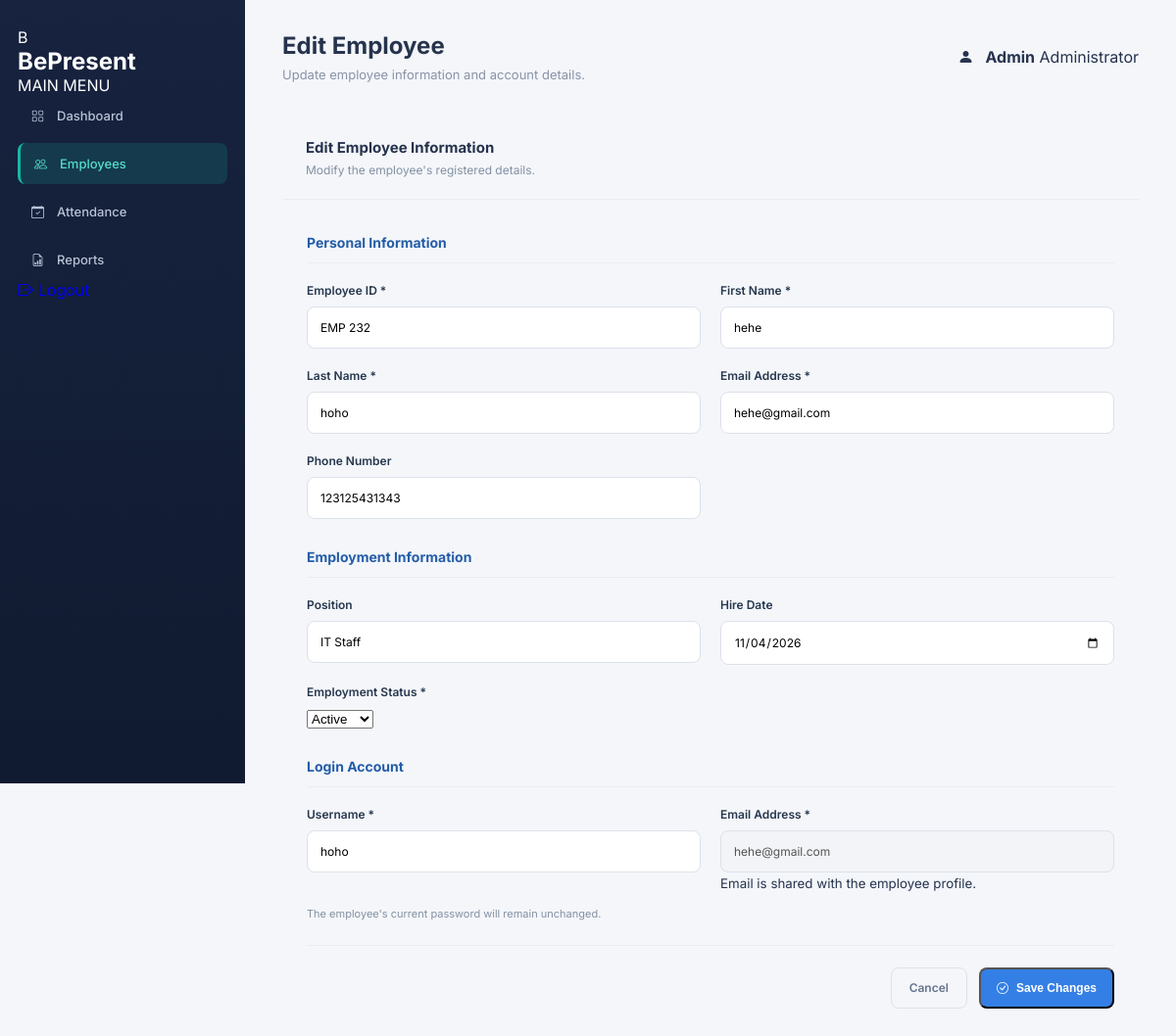
The app's page /admin/employees/edit.php?id=2 (signed in) with its own data.
### tables this page shows
CREATE TABLE `employees` (
  `id` int(11) NOT NULL,
  `user_id` int(11) DEFAULT NULL,
  `employee_code` varchar(30) NOT NULL,
  `first_name` varchar(100) NOT NULL,
  `last_name` varchar(100) NOT NULL,
  `email` varchar(100) NOT NULL,
  `phone` varchar(20) DEFAULT NULL,
  `position` varchar(100) DEFAULT NULL,
  `hire_date` date DEFAULT NULL,
  `employment_status` enum('Active','Inactive') DEFAULT 'Active',
  `created_at` timestamp NOT NULL DEFAULT current_timestamp()
);

CREATE TABLE `users` (
  `id` int(11) NOT NULL,
  `username` varchar(50) NOT NULL,
  `email` varchar(100) NOT NULL,
  `password` varchar(255) NOT NULL,
  `role` enum('admin','employee') NOT NULL DEFAULT 'employee',
  `is_active` tinyint(1) NOT NULL DEFAULT 1,
  `created_at` timestamp NOT NULL DEFAULT current_timestamp()
);

### admin/employees/edit.php (the view, shortened to what this page needs)
<?php
require_once "../../connection/connect.php";
$employee_id = (int) $_GET['id'];
$stmt = $conn->prepare("
    SELECT employees.*, users.username
    FROM employees
    LEFT JOIN users ON employees.user_id = users.id
    WHERE employees.id = :id
");
$stmt->execute(['id' => $employee_id]);
$employee = $stmt->fetch();
function e($value) {
    return htmlspecialchars((string)($value ?? ''), ENT_QUOTES, 'UTF-8');
}
?>
<!DOCTYPE html>
<html lang="en">
<head>
    <link rel="stylesheet" href="../../assets/css/dashboard.css">
    <link rel="stylesheet" href="../../assets/css/employees.css">
    <link rel="stylesheet"
        href="https://cdn.jsdelivr.net/npm/bootstrap-icons@1.11.3/font/bootstrap-icons.min.css">
</head>
<body>
<div class="dashboard-container">
    <aside class="sidebar">
        <div class="brand">
            <div class="brand-icon">B</div>
            <h2>BePresent</h2>
        </div>
        <p class="menu-label">MAIN MENU</p>
        <nav class="sidebar-menu">
            <a href="../dashboard.php">
                <i class="bi bi-grid"></i>
                <span>Dashboard</span>
            </a>
            <a href="index.php" class="active">
                <i class="bi bi-people"></i>
                <span>Employees</span>
            </a>
            <a href="#">
                <i class="bi bi-calendar-check"></i>
                <span>Attendance</span>
            </a>
            <a href="#">
                <i class="bi bi-file-earmark-bar-graph"></i>
                <span>Reports</span>
            </a>
        </nav>
        <a href="../../logout.php" class="logout-link">
            <i class="bi bi-box-arrow-right"></i>
            <span>Logout</span>
        </a>
    </aside>
    <main class="main-content">
        <header class="topbar">
            <div>
                <h2>Edit Employee</h2>
                <p>Update employee information and account details.</p>
            </div>
            <div class="admin-profile">
                <div class="profile-icon">
                    <i class="bi bi-person-fill"></i>
                </div>
                <div>
                    <strong>Admin</strong>
                    <span>Administrator</span>
                </div>
            </div>
        </header>
        <section class="content-area">
            <div class="directory-card">
                <div class="employee-header">
                    <div>
                        <h3>Edit Employee Information</h3>
                        <p>Modify the employee's registered details.</p>
                    </div>
                </div>
                <form method="POST">
                    <div class="employee-form-container">
                        <h3 class="form-section-title">
                            Personal Information
                        </h3>
                        <div class="employee-form-grid">
                            <div class="form-field">
                                <label>Employee ID *</label>
                                <input type="text" name="employee_code"
                                    value="<?= e($employee['employee_code']) ?>" required>
                            </div>
                            <div class="form-field">
                                <label>First Name *</label>
                                <input type="text" name="first_name"
                                    value="<?= e($employee['first_name']) ?>" required>
                            </div>
                            <div class="form-field">
                                <label>Last Name *</label>
                                <input type="text" name="last_name"
                                    value="<?= e($employee['last_name']) ?>" required>
                            </div>
                            <div class="form-field">
                                <label>Email Address *</label>
                                <input type="email" name="email"
                                    value="<?= e($employee['email']) ?>" required>
                            </div>
                            <div class="form-field">
                                <label>Phone Number</label>
                                <input type="text" name="phone"
                                    value="<?= e($employee['phone']) ?>">
                            </div>
                        </div>
                        <h3 class="form-section-title">
                            Employment Information
                        </h3>
                        <div class="employee-form-grid">
                            <div class="form-field">
                                <label>Position</label>
                                <input type="text" name="position"
                                    value="<?= e($employee['position']) ?>">
                            </div>
                            <div class="form-field">
                                <label>Hire Date</label>
                                <input type="date" name="hire_date"
                                    value="<?= e($employee['hire_date']) ?>">
                            </div>
                            <div class="form-field">
                                <label>Employment Status *</label>
                                <select name="employment_status" required>
                                    <option value="Active"
                                        <?= $employee['employment_status'] === 'Active' ? 'selected' : '' ?>>
                                        Active
                                    </option>
                                </select>
                            </div>
                        </div>
                        <h3 class="form-section-title">
                            Login Account
                        </h3>
                        <div class="employee-form-grid">
                            <div class="form-field">
                                <label>Username *</label>
                                <input type="text" name="username"
                                    value="<?= e($employee['username']) ?>" required>
                            </div>
                            <div class="form-field">
                                <label>Email Address *</label>
                                <input type="email" value="<?= e($employee['email']) ?>"
                                    disabled>
                                <small>Email is shared with the employee profile.</small>
                            </div>
                        </div>
                        <p class="form-help">
                            The employee's current password will remain unchanged.
                        </p>
                        <div class="form-actions">
                            <a href="index.php" class="cancel-button">
                                Cancel
                            </a>
                            <button type="submit" class="add-button">
                                <i class="bi bi-check-circle"></i>
                                Save Changes
                            </button>
                        </div>
                    </div>
                </form>
            </div>
        </section>
    </main>
</div>
</body>
</html>

### assets/css/dashboard.css (style rules this page uses)
:root { --primary: #245da8; --primary-light: #eaf2fc; --sidebar: #142b4a; --background: #f5f7fb; --text: #26374d; --muted: #8491a3; --border: #e9edf3; --white: #ffffff; }
* { margin: 0; padding: 0; box-sizing: border-box; }
body { font-family: 'Inter', sans-serif; background: var(--background); color: var(--text); }
a { text-decoration: none; }
.sidebar { width: 250px; height: 100vh; background: var(--sidebar); color: white; position: fixed; top: 0; left: 0; padding: 28px 18px; display: flex; flex-direction: column; z-index: 100; }
.sidebar-menu { display: flex; flex-direction: column; gap: 7px; }
.sidebar-menu a { display: flex; align-items: center; gap: 13px; padding: 13px 14px; color: #b8c6d8; font-size: 13px; font-weight: 500; border-radius: 8px; transition: 0.2s; }
.sidebar-menu a:hover, .sidebar-menu a.active { background: #294b72; color: white; }
.main-content { margin-left: 250px; padding: 32px 38px; min-height: 100vh; }
.topbar { display: flex; justify-content: space-between; align-items: center; margin-bottom: 35px; }
.topbar p { color: var(--muted); font-size: 13px; margin-top: 7px; }
.admin-profile { display: flex; align-items: center; gap: 12px; }
:root { --bp-navy: #17233F; --bp-navy-light: #243454; --bp-teal: #13B8A6; --bp-teal-dark: #0E9385; --bp-coral: #F47770; --bp-purple: #8B7CF6; --bp-amber: #E9A23B; --bp-background: #F4F6FA; --bp-white: #FFFFFF; --bp-text: #26334D; --bp-muted: #8993A7; --bp-border: #E8ECF3; }
body { background: var(--bp-background); color: var(--bp-text); }
.sidebar { background: linear-gradient( 180deg, var(--bp-navy) 0%, #101A30 100% ); color: #FFFFFF; }
.sidebar-menu a { color: #B7C2D6; transition: all 0.2s ease; }
.sidebar-menu a.active { background: rgba(19, 184, 166, 0.16); color: #55DCCB; border-left: 3px solid var(--bp-teal); }
.main-content { background: var(--bp-background); }
.topbar p, .profile-info span { color: var(--bp-muted); }

### assets/css/employees.css (style rules this page uses)
.employee-header { display: flex; justify-content: space-between; align-items: center; padding: 22px 24px; border-bottom: 1px solid #e9edf3; }
.employee-header h3 { font-size: 15px; }
.employee-header p { color: #8491a3; font-size: 12px; margin-top: 6px; }
.add-button { display: flex; align-items: center; gap: 8px; padding: 12px 16px; background: #347fe5; color: white; border-radius: 8px; font-size: 12px; font-weight: 600; transition: 0.2s; }
.employee-form-container { padding: 25px; }
.form-section-title { font-size: 14px; color: #245da8; margin: 10px 0 20px; padding-bottom: 12px; border-bottom: 1px solid #e9edf3; }
.employee-form-grid { display: grid; grid-template-columns: repeat(2, 1fr); gap: 20px; margin-bottom: 30px; }
.form-field label { display: block; font-size: 12px; font-weight: 600; color: #26374d; margin-bottom: 9px; }
.form-field input { width: 100%; padding: 13px; border: 1px solid #dce2ea; border-radius: 8px; outline: none; font-family: inherit; font-size: 12px; transition: 0.2s; }
.form-field input::placeholder { color: #a5afbd; }
.form-help { color: #8491a3; font-size: 11px; margin-top: -15px; margin-bottom: 25px; }
.form-actions { display: flex; justify-content: flex-end; gap: 12px; border-top: 1px solid #e9edf3; padding-top: 22px; }
.cancel-button { padding: 12px 18px; border: 1px solid #dce2ea; border-radius: 8px; color: #64748b; font-size: 12px; font-weight: 600; }

### records on screen
employees: employee_code "EMP 232", first_name "hehe", last_name "hoho", email "hehe@gmail.com", phone "123125431343", position "IT Staff", hire_date "11/04/2026", employment_status "Active", username "hoho"
